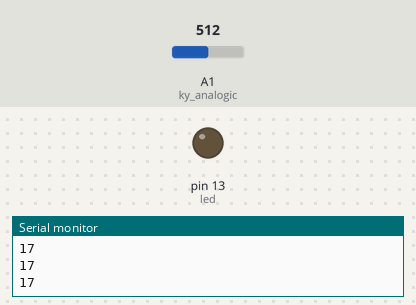
The sketch below on a simulated Arduino Uno, built with avr-gcc and run on an emulated ATmega328P. Parts: output pins drawn as LEDs (lit = HIGH), the last lines printed to the serial monitor. The inputs (shaded band) are chosen by the test bench; at power-on: A1 (ky_analogic) = 512.

Above: at 1.2 s.
1.3 s: A1 (ky_analogic) set to 769
2.8 s: A1 (ky_analogic) set to 796
At 3.2 s:
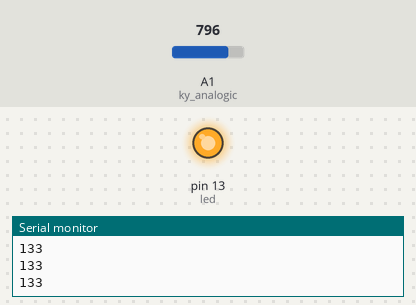
4.3 s: A1 (ky_analogic) set to 716
At 5.4 s:
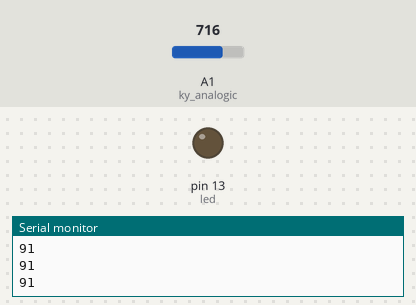
5.8 s: A1 (ky_analogic) set to 900
At 6.6 s:
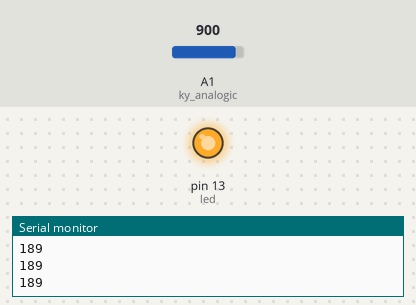
Timing chart, 0 to 8.3 s (numbered marks = the images above; inputs shaded):
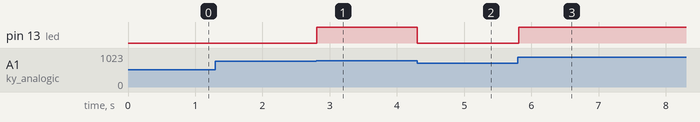

The sketch:

sound_detector.ino
```cpp
//Projeto - Acender um LED batendo palma utilizando o sensor KY - 037
int led = 13;
bool statusLed = false;

int ky_digital = 9;
int valorky_digital = 0;

int ky_analogic = A1;
int valorky_analogic = 0;
int referencia = 545;
int valorabs = 0;
int pwm = 0;

void setup() {
  pinMode(led, OUTPUT);
  pinMode(ky_analogic, INPUT);
  pinMode(ky_digital, INPUT);
  Serial.begin(9600);
}
void loop() {
  analogic_loop();
  // digital_loop();
}

void analogic_loop() {
  valorky_analogic = analogRead(ky_analogic);
  valorabs = abs(valorky_analogic - referencia);
  pwm = map(valorabs, 0, (1023 - referencia), 0, 255);
  Serial.println(pwm);
  analogWrite(led, pwm);
}


void digital_loop() {
  valorky_digital = digitalRead(ky_digital);
  Serial.println(valorky_analogic);
  if (valorky_digital == HIGH) {
    delay(10);
    digitalWrite(led, statusLed ? LOW : HIGH);
    statusLed = !statusLed;
  }
}
```

Measured:
- the behaviour switches between 784 and 785 on A1 (ky_analogic) (found by bisection; images 0 and 1)
- after the input at 2.8 s, pin 13 (led): LOW → HIGH at once
- after the input at 4.3 s, pin 13 (led): HIGH → LOW at once
- after the input at 5.8 s, pin 13 (led): LOW → HIGH at once
